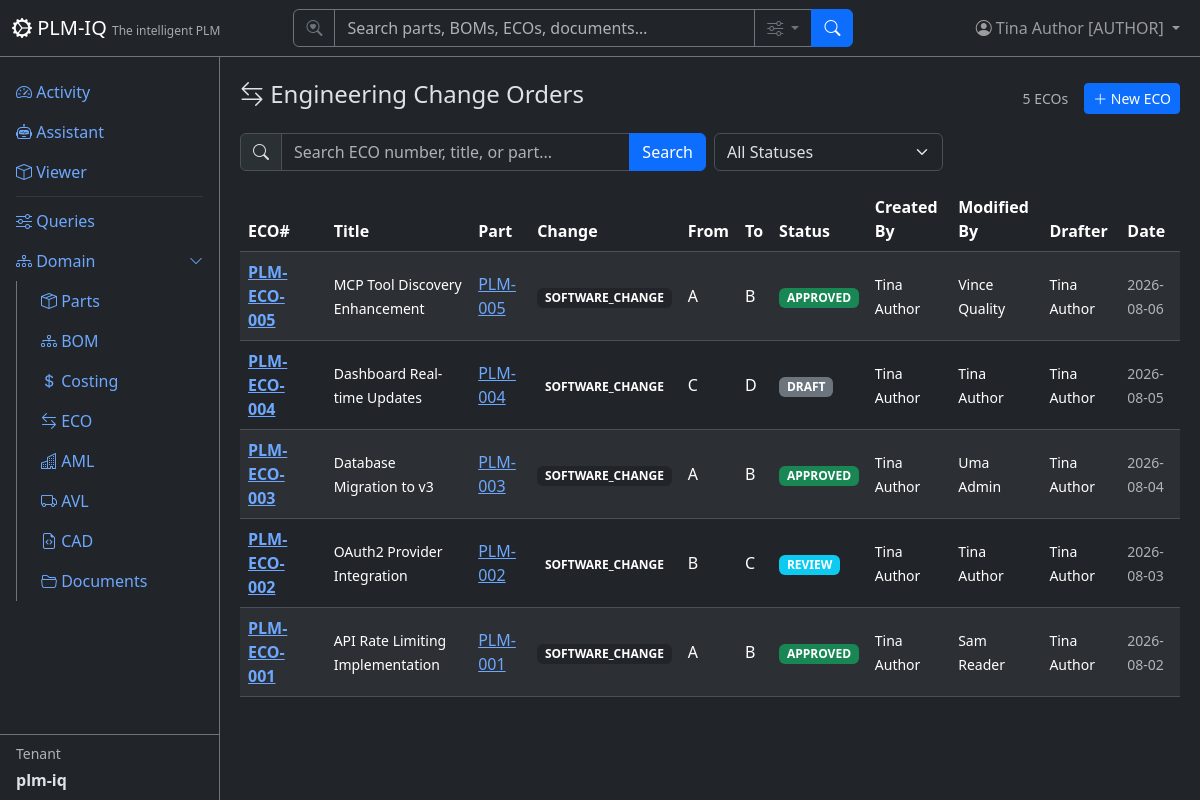
The app's page /eco (signed in) with its own data.
### app/models/tenant_user.py (models this page shows)
class User(Base):
    __tablename__ = "users"
    user_id = Column("user_id", Integer, primary_key=True, autoincrement=True)
    username = Column("username", String, unique=True, nullable=True)
    full_name = Column("full_name", String, nullable=False)
    email = Column("email", String, unique=True, nullable=False)
    email_verified = Column("email_verified", Boolean, nullable=False, default=False)
    password_hash = Column("password_hash", String, nullable=False, default="")
    tenant_id = Column("tenant_id", Integer, ForeignKey("tenants.tenant_id"), nullable=False, default=1)
    tenant_key = Column("tenant_key", String, nullable=False)
    is_active = Column("is_active", Boolean, default=True)
    created_date = Column("created_date", String)
    role = Column("role", String, nullable=False, default="reader")
    node_id = Column("node_id", Integer, ForeignKey("plmiq_node.node_id"))
    node = relationship("GraphNode", foreign_keys=[node_id])
    tenant = relationship("Tenant", back_populates="users")
    favorites = relationship("Favorite", back_populates="user")

class Tenant(Base):
    __tablename__ = "tenants"
    tenant_id = Column("tenant_id", Integer, primary_key=True, autoincrement=True)
    tenant_name = Column("tenant_name", String, unique=True, nullable=False)
    tenant_key = Column("tenant_key", String, unique=True, nullable=False)
    tenant_secret = Column("tenant_secret", String, nullable=False, default="")
    subdomain = Column("subdomain", String, unique=True, nullable=True)
    description = Column("description", String)
    created_date = Column("created_date", String)
    role = Column("role", String, default="reader")
    is_active = Column("is_active", Boolean, default=True)
    git_username = Column("git_username", String, nullable=True)          # per-tenant Gitea user (owner of its repos)
    git_secret_enc = Column("git_secret_enc", String, nullable=True)      # Fernet-encrypted Gitea password/token
    git_cad_repo = Column("git_cad_repo", String, nullable=True)          # tenant's private CAD repo
    git_docs_repo = Column("git_docs_repo", String, nullable=True)        # tenant's private docs repo
    git_provisioned = Column("git_provisioned", Boolean, default=False)   # idempotent provisioning flag
    node_id = Column("node_id", Integer, ForeignKey("plmiq_node.node_id"))
    node = relationship("GraphNode", foreign_keys=[node_id])
    users = relationship("User", back_populates="tenant")
    parts = relationship("Part", back_populates="tenant")
    favorites = relationship("Favorite", back_populates="tenant")

### app/models/eco.py (models this page shows)
class EngineeringChangeOrder(Base):
    __tablename__ = "engineering_change_orders"
    eco_number = Column("eco_number", String, primary_key=True)
    eco_title = Column("eco_title", String, nullable=False)
    eco_description = Column("eco_description", String)
    eco_status = Column("eco_status", String, nullable=False, default="DRAFT")
    in_workflow = Column("in_workflow", Boolean, nullable=False, default=False)
    active_workflow_instance_id = Column("active_workflow_instance_id", Integer, ForeignKey("workflow_instances.id"))
    part_id = Column("part_id", Integer, ForeignKey("parts.part_id"))
    part_number = Column("part_number", String, nullable=False)
    current_revision = Column("current_revision", String)
    new_revision = Column("new_revision", String)
    affected_bom_level = Column("affected_bom_level", Integer)
    change_type = Column("change_type", String)
    change_detail = Column("change_detail", String)
    change_drafter = Column("change_drafter", Integer, ForeignKey("users.user_id"))
    change_approver = Column("change_approver", Integer, ForeignKey("users.user_id"))
    drafted_date = Column("drafted_date", String)
    approved_date = Column("approved_date", String)
    implemented_date = Column("implemented_date", String)
    new_status = Column("new_status", String)
    created_by = Column("created_by", Integer, ForeignKey("users.user_id"))
    modified_by = Column("modified_by", Integer, ForeignKey("users.user_id"))
    created_date = Column("created_date", String)
    modified_date = Column("modified_date", String)
    tenant_id = Column("tenant_id", Integer, ForeignKey("tenants.tenant_id"), nullable=False, default=1)
    tenant_key = Column("tenant_key", String, nullable=False)
    node_id = Column("node_id", Integer, ForeignKey("plmiq_node.node_id"))
    node = relationship("GraphNode")
    part = relationship("Part", back_populates="eco_items")

### app/routers/eco.py (the view)
@router.get("", response_class=HTMLResponse)
def list_ecos(
    request: Request,
    q: Optional[str] = Query(None, description="Search"),
    status: Optional[str] = Query(None, description="Filter by ECO status"),
    page: int = Query(1, ge=1),
    db: TenantScopedSession = Depends(get_tenant_db),
):
    user = require_user(request, db)
    ctx = auth_context(request, db)
    query = db.query(EngineeringChangeOrder)
    if q:
        query = query.filter(
            or_(
                EngineeringChangeOrder.eco_number.ilike(f"%{q}%"),
                EngineeringChangeOrder.eco_title.ilike(f"%{q}%"),
                EngineeringChangeOrder.part_number.ilike(f"%{q}%"),
            )
        )
    if status:
        query = query.filter(EngineeringChangeOrder.eco_status == status)
    total = query.count()
    offset = (page - 1) * DEFAULT_PAGE_SIZE
    items = query.order_by(EngineeringChangeOrder.drafted_date.desc().nullsfirst()).offset(offset).limit(DEFAULT_PAGE_SIZE).all()
    return HTMLResponse(content=render(
        "eco/list.html",
        **ctx,
        items=items,
        page=page,
        total=total,
        pages=(total + DEFAULT_PAGE_SIZE - 1) // DEFAULT_PAGE_SIZE,
        q=q or "",
        status_filter=status or "",
        statuses=get_settings(request).ECO_STATUSES,
    ))

### app/templates/eco/list.html (shortened to what this page needs)
{% extends "base.html" %}
{% block content %}
<div class="d-flex justify-content-between align-items-center mb-3">
    <h4><i class="bi bi-arrow-left-right"></i> Engineering Change Orders</h4>
    <div class="d-flex align-items-center gap-3">
        <span class="text-muted small">{{ total }} ECOs</span>
        {% if current_user and current_user.role == 'author' %}
        <a href="/eco/new" class="btn btn-sm btn-primary"><i class="bi bi-plus-lg"></i> New ECO</a>
        {% endif %}
    </div>
</div>
<form method="GET" class="row g-2 mb-3">
    <div class="col-md-6">
        <div class="input-group">
            <span class="input-group-text"><i class="bi bi-search"></i></span>
            <input type="text" name="q" class="form-control" placeholder="Search ECO number, title, or part..." value="{{ q }}">
            <button class="btn btn-primary" type="submit">Search</button>
        </div>
    </div>
    <div class="col-md-3">
        <select name="status" class="form-select" onchange="this.form.submit()">
            <option value="">All Statuses</option>
        </select>
    </div>
</form>
<div class="table-responsive">
    <table class="table table-striped table-hover align-middle">
        <thead class="table-dark">
            <tr><th>ECO#</th><th></th><th>Title</th><th>Part</th><th>Change</th><th>From</th><th>To</th><th>Status</th><th>Created By</th><th>Modified By</th><th>Drafter</th><th>Date</th></tr>
        </thead>
        <tbody>
            {% for item in items %}
            <tr>
                <td><a href="/eco/{{ item.eco_number }}"><strong>{{ item.eco_number }}</strong></a></td>
                <td class="text-center">
                </td>
                <td><small>{{ (item.eco_title or '')|truncate(50) }}</small></td>
                <td><a href="/parts/{{ item.part_number }}">{{ item.part_number }}</a></td>
                <td><span class="badge bg-dark badge-status">{{ item.change_type or 'N/A' }}</span></td>
                <td>{{ item.current_revision or '-' }}</td>
                <td>{{ item.new_revision or '-' }}</td>
                <td>
                    <span class="badge bg-{% if item.eco_status == 'APPROVED' %}success{% elif item.eco_status == 'REVIEW' %}info{% else %}secondary{% endif %} badge-status">
                        {{ item.eco_status }}
                    </span>
                </td>
                <td><small>{{ user_map.get(item.created_by, '—') if user_map else (item.created_by or '—') }}</small></td>
                <td><small>{{ user_map.get(item.modified_by, '—') if user_map else (item.modified_by or '—') }}</small></td>
                <td><small>{{ user_map.get(item.change_drafter, '—') if user_map else (item.change_drafter or '—') }}</small></td>
                <td><small class="text-muted">{{ item.drafted_date or '-' }}</small></td>
            </tr>
            {% else %}
            <tr><td colspan="12" class="text-center text-muted py-4">No ECOs found.</td></tr>
            {% endfor %}
        </tbody>
    </table>
</div>
{% endblock %}

### app/templates/base.html (shortened to what this page needs)
<!DOCTYPE html>
<html lang="en" data-bs-theme="dark">
<head>
    <link href="https://cdn.jsdelivr.net/npm/bootstrap@5.3.3/dist/css/bootstrap.min.css" rel="stylesheet">
    <link href="https://cdn.jsdelivr.net/npm/bootstrap-icons@1.11.3/font/bootstrap-icons.css" rel="stylesheet">
</head>
<body>
    <nav class="navbar navbar-expand-md navbar-dark bg-dark fixed-top border-bottom border-secondary">
        <div class="container-fluid">
            <a class="navbar-brand" href="/">
                <i class="bi bi-gear-wide-connected"></i> PLM-IQ
                <small class="d-none d-md-inline">The intelligent PLM</small>
            </a>
            <div class="collapse navbar-collapse" id="navMenu">
                {% if current_user %}
                <form class="d-flex mx-auto my-2 my-md-0" role="search" action="/search" method="get" style="width: 100%; max-width: 560px;">
                    <div class="input-group">
                        <span class="input-group-text bg-dark border-secondary text-secondary"><i class="bi bi-search-heart"></i></span>
                        <input type="search" name="q" class="form-control bg-dark text-light border-secondary" placeholder="Search parts, BOMs, ECOs, documents…" aria-label="Search">
                        <button class="btn btn-outline-secondary dropdown-toggle" type="button" data-bs-toggle="dropdown" data-bs-auto-close="outside" title="Search options">
                            <i class="bi bi-sliders"></i>
                        </button>
                        <button class="btn btn-primary" type="submit"><i class="bi bi-search"></i></button>
                    </div>
                </form>
                {% endif %}
                <ul class="navbar-nav ms-auto align-items-center">
                    {% if current_user %}
                    <li class="nav-item dropdown">
                        <a class="nav-link dropdown-toggle position-relative" href="#" role="button" data-bs-toggle="dropdown" aria-label="Profile Menu" title="Profile Menu">
                            <i class="bi bi-person-circle"></i>
                            <span class="d-none d-md-inline">{{ current_user.full_name }} [{{ current_user.role|upper if current_user.role else 'SUPERUSER' }}]</span>
                        </a>
                    </li>
                    {% else %}
                    <li class="nav-item">
                        <a class="nav-link" href="/login"><i class="bi bi-box-arrow-in-right"></i> Sign In</a>
                    </li>
                    {% endif %}
                </ul>
            </div>
        </div>
    </nav>
    <div class="sidebar bg-dark border-end border-secondary pt-3">
        <ul class="nav nav-pills flex-column flex-grow-1 overflow-auto">
            <li class="nav-item">
                <a class="nav-link" href="/"><i class="bi bi-speedometer2"></i> Activity</a>
            </li>
            <li class="nav-item">
                <a class="nav-link" href="/assistant"><i class="bi bi-robot"></i> Assistant</a>
            </li>
            <li class="nav-item">
                <a class="nav-link" href="/apsviewer"><i class="bi bi-box"></i> Viewer</a>
            </li>
            <li class="nav-item">
                <hr class="nav-divider my-1 mx-3 border-secondary">
            </li>
            <li class="nav-item">
                <a class="nav-link" href="/queries"><i class="bi bi-sliders"></i> Queries</a>
            </li>
            <li class="nav-item">
                <a class="nav-link d-flex justify-content-between align-items-center" data-bs-toggle="collapse" href="#domainSubmenu" role="button" aria-expanded="true">
                    <span><i class="bi bi-diagram-3"></i> Domain</span>
                    <i class="bi bi-chevron-down small"></i>
                </a>
                <div class="collapse show" id="domainSubmenu">
                    <ul class="nav nav-pills flex-column ms-3 border-start border-secondary ps-2">
                        <li class="nav-item">
                            <a class="nav-link" href="/parts"><i class="bi bi-box-seam"></i> Parts</a>
                        </li>
                        <li class="nav-item">
                            <a class="nav-link" href="/bom"><i class="bi bi-diagram-3"></i> BOM</a>
                        </li>
                        <li class="nav-item">
                            <a class="nav-link" href="/costing"><i class="bi bi-currency-dollar"></i> Costing</a>
                        </li>
                        <li class="nav-item">
                            <a class="nav-link" href="/eco"><i class="bi bi-arrow-left-right"></i> ECO</a>
                        </li>
                        <li class="nav-item">
                            <a class="nav-link" href="/aml"><i class="bi bi-buildings"></i> AML</a>
                        </li>
                        <li class="nav-item">
                            <a class="nav-link" href="/avl"><i class="bi bi-truck"></i> AVL</a>
                        </li>
                        <li class="nav-item">
                            <a class="nav-link" href="/cad"><i class="bi bi-file-earmark-code"></i> CAD</a>
                        </li>
                        <li class="nav-item">
                            <a class="nav-link" href="/documents"><i class="bi bi-folder2-open"></i> Documents</a>
                        </li>
                    </ul>
                </div>
            </li>
        </ul>
        {% if current_tenant %}
        <div class="px-3 py-2 border-top border-secondary mt-auto">
            <div class="small text-muted mb-1">Tenant</div>
            <div class="fw-bold">{{ current_tenant.tenant_name }}</div>
        </div>
        {% endif %}
    </div>
    <div class="main-content">
        {% block content %}{% endblock %}
    </div>
</body>
</html>

### app/templates/base.html (style rules this page uses)
body { padding-top: 60px; }
.sidebar { position: fixed; top: 56px; bottom: 0; left: 0; width: 220px; overflow-y: auto; display: flex; flex-direction: column; }
.main-content { margin-left: 220px; padding: 20px; }
.navbar-brand small { font-size: 0.75rem; opacity: 0.6; }
.badge-status { font-size: 0.75rem; }

### records on screen
User: full_name "Tina Author", role "AUTHOR"
Tenant: tenant_name "plm-iq"
EngineeringChangeOrder: eco_number "PLM-ECO-005", eco_title "MCP Tool Discovery Enhancement", part_number "PLM-005", change_type "SOFTWARE_CHANGE", current_revision "A", new_revision "B", eco_status "APPROVED", get "Tina Author", get "Vince Quality", drafted_date "2026-08-06"
EngineeringChangeOrder: eco_number "PLM-ECO-004", eco_title "Dashboard Real-time Updates", part_number "PLM-004", change_type "SOFTWARE_CHANGE", current_revision "C", new_revision "D", eco_status "DRAFT", get "Tina Author", drafted_date "2026-08-05"
EngineeringChangeOrder: eco_number "PLM-ECO-003", eco_title "Database Migration to v3", part_number "PLM-003", change_type "SOFTWARE_CHANGE", current_revision "A", new_revision "B", eco_status "APPROVED", get "Tina Author", get "Uma Admin", drafted_date "2026-08-04"
EngineeringChangeOrder: eco_number "PLM-ECO-002", eco_title "OAuth2 Provider Integration", part_number "PLM-002", change_type "SOFTWARE_CHANGE", current_revision "B", new_revision "C", eco_status "REVIEW", get "Tina Author", drafted_date "2026-08-03"
EngineeringChangeOrder: eco_number "PLM-ECO-001", eco_title "API Rate Limiting Implementation", part_number "PLM-001", change_type "SOFTWARE_CHANGE", current_revision "A", new_revision "B", eco_status "APPROVED", get "Tina Author", get "Sam Reader", drafted_date "2026-08-02"

### other values on screen
{{ total }} "5"
